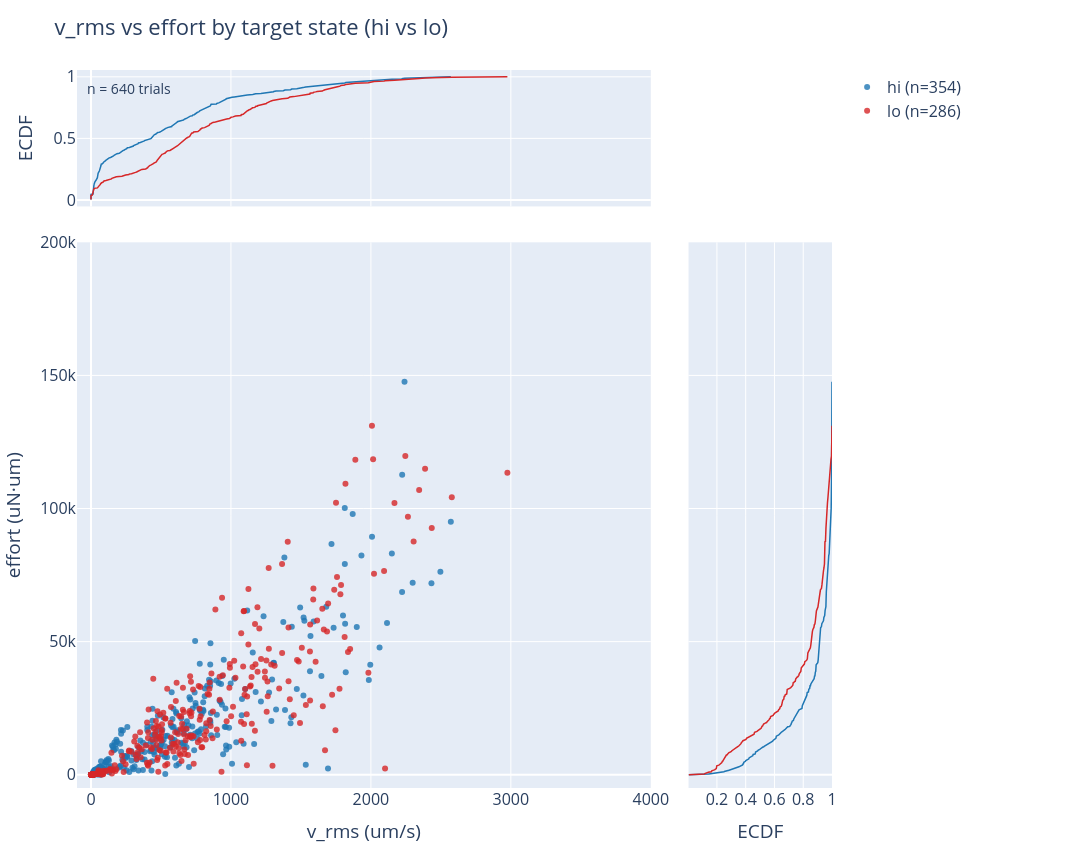

Source (notebook cell):
### Markdown cell above
`[F3-SP-STATE]` Sudden punishment: v_rms vs effort colored by pyasState (hi/lo), with marginal ECDFs per state.

### Code cell
# [F3-SP-STATE]
# v_rms vs effort with marginal ECDFs, colored by pyasState
state_colors = {'hi': '#1f77b4', 'lo': '#d62728'}
state_cats = [s for s in ['hi', 'lo'] if s in all_vigor['pyasState'].unique()]

fig = make_subplots(
    rows=2, cols=2,
    column_widths=[0.80, 0.20],
    row_heights=[0.20, 0.80],
    specs=[[{"type": "scatter"}, None],
           [{"type": "scatter"}, {"type": "scatter"}]],
    horizontal_spacing=0.05, vertical_spacing=0.05,
)

for st in state_cats:
    sel = all_vigor['pyasState'] == st
    n_st = sel.sum()
    fig.add_trace(
        go.Scatter(
            x=all_vigor.loc[sel, 'v_rms'],
            y=all_vigor.loc[sel, 'effort'],
            mode='markers',
            name=f'{st} (n={n_st})',
            marker=dict(color=state_colors[st], size=6, opacity=0.8),
            hovertext=all_vigor.loc[sel, 'trial_number'].astype(str) + ' ' + all_vigor.loc[sel, 'dfc'],
            hovertemplate="v_rms=%{x:.1f}<br>effort=%{y:.1f}<br>%{hovertext}<extra></extra>",
        ),
        row=2, col=1,
    )

for st in state_cats:
    sel = all_vigor['pyasState'] == st
    # Top ECDF
    vals = np.sort(all_vigor.loc[sel, 'v_rms'].dropna().values)
    ecdf_y = np.arange(1, len(vals) + 1) / len(vals)
    fig.add_trace(go.Scatter(x=vals, y=ecdf_y, mode='lines',
                  line=dict(color=state_colors[st], width=1.5), showlegend=False), row=1, col=1)
    # Right ECDF
    vals = np.sort(all_vigor.loc[sel, 'effort'].dropna().values)
    ecdf_x = np.arange(1, len(vals) + 1) / len(vals)
    fig.add_trace(go.Scatter(x=ecdf_x, y=vals, mode='lines',
                  line=dict(color=state_colors[st], width=1.5), showlegend=False), row=2, col=2)

fig.add_annotation(text=f'n = {len(all_vigor)} trials',
                   xref='paper', yref='paper', x=0.01, y=0.99,
                   showarrow=False, font=dict(size=14))

fig.update_layout(
    width=1100, height=850, title='v_rms vs effort by target state (hi vs lo)',
    margin=dict(l=60, r=260, t=70, b=50), font=dict(size=16),
)
fig.update_xaxes(title_text='v_rms (um/s)', row=2, col=1)
fig.update_yaxes(title_text='effort (uN·um)', row=2, col=1)
fig.update_xaxes(showticklabels=False, row=1, col=1)
fig.update_yaxes(title_text='ECDF', row=1, col=1)
fig.update_yaxes(showticklabels=False, row=2, col=2)
fig.update_xaxes(title_text='ECDF', row=2, col=2)

# Set shared limits for the marginal histogram plots                                                                    
# x_range = [all_vigor['v_rms'].quantile(0.99)*-.05, all_vigor['v_rms'].quantile(0.99) * 1.1]                                                                
# y_range = [all_vigor['effort'].quantile(0.99)*-.05, all_vigor['effort'].quantile(0.99) * 1.1]      
x_range = [-100, 4000]                                                                
y_range = [-5000, 200000]                                                                                                                                                                                 
fig.update_xaxes(range=x_range, row=1, col=1)  # top hist                                                               
fig.update_xaxes(range=x_range, row=2, col=1)  # scatter                                                                
fig.update_yaxes(range=y_range, row=2, col=1)  # scatter                                                                
fig.update_yaxes(range=y_range, row=2, col=2)  # right hist  

fig.write_image('./Figure3/spun_v_rms_vs_effort_by_state.svg')
print('savepath:', './Figure3/spun_v_rms_vs_effort_by_state.svg')
fig.show()

### Figure 1 — Plotly figure (JSON) as saved in the notebook; plotly's stock layout.template omitted (floating-point values rounded to 4 significant figures; data arrays with more than 128 entries replaced by an {"elided": "..."} marker saying what was removed)
{"data": [{"hovertemplate": "v_rms=%{x:.1f}<br>effort=%{y:.1f}<br>%{hovertext}<extra></extra>", "hovertext": {"elided": "354 str values"}, "marker": {"color": "#1f77b4", "opacity": 0.8, "size": 6}, "mode": "markers", "name": "hi (n=354)", "type": "scatter", "x": {"elided": "354 float values"}, "xaxis": "x2", "y": {"elided": "354 float values"}, "yaxis": "y2"}, {"hovertemplate": "v_rms=%{x:.1f}<br>effort=%{y:.1f}<br>%{hovertext}<extra></extra>", "hovertext": {"elided": "286 str values"}, "marker": {"color": "#d62728", "opacity": 0.8, "size": 6}, "mode": "markers", "name": "lo (n=286)", "type": "scatter", "x": {"elided": "286 float values"}, "xaxis": "x2", "y": {"elided": "286 float values"}, "yaxis": "y2"}, {"line": {"color": "#1f77b4", "width": 1.5}, "mode": "lines", "showlegend": false, "type": "scatter", "x": {"elided": "354 float values"}, "xaxis": "x", "y": {"elided": "354 float values"}, "yaxis": "y"}, {"line": {"color": "#1f77b4", "width": 1.5}, "mode": "lines", "showlegend": false, "type": "scatter", "x": {"elided": "354 float values"}, "xaxis": "x3", "y": {"elided": "354 float values"}, "yaxis": "y3"}, {"line": {"color": "#d62728", "width": 1.5}, "mode": "lines", "showlegend": false, "type": "scatter", "x": {"elided": "286 float values"}, "xaxis": "x", "y": {"elided": "286 float values"}, "yaxis": "y"}, {"line": {"color": "#d62728", "width": 1.5}, "mode": "lines", "showlegend": false, "type": "scatter", "x": {"elided": "286 float values"}, "xaxis": "x3", "y": {"elided": "286 float values"}, "yaxis": "y3"}], "layout": {"annotations": [{"font": {"size": 14}, "showarrow": false, "text": "n = 640 trials", "x": 0.01, "xref": "paper", "y": 0.99, "yref": "paper"}], "font": {"size": 16}, "height": 850, "margin": {"b": 50, "l": 60, "r": 260, "t": 70}, "title": {"text": "v_rms vs effort by target state (hi vs lo)"}, "width": 1100, "xaxis": {"anchor": "y", "domain": [0, 0.76], "range": [-100, 4000], "showticklabels": false}, "xaxis2": {"anchor": "y2", "domain": [0, 0.76], "range": [-100, 4000], "title": {"text": "v_rms (um/s)"}}, "xaxis3": {"anchor": "y3", "domain": [0.81, 1], "title": {"text": "ECDF"}}, "yaxis": {"anchor": "x", "domain": [0.81, 1], "title": {"text": "ECDF"}}, "yaxis2": {"anchor": "x2", "domain": [0, 0.76], "range": [-5000, 200000], "title": {"text": "effort (uN·um)"}}, "yaxis3": {"anchor": "x3", "domain": [0, 0.76], "range": [-5000, 200000], "showticklabels": false}}}
